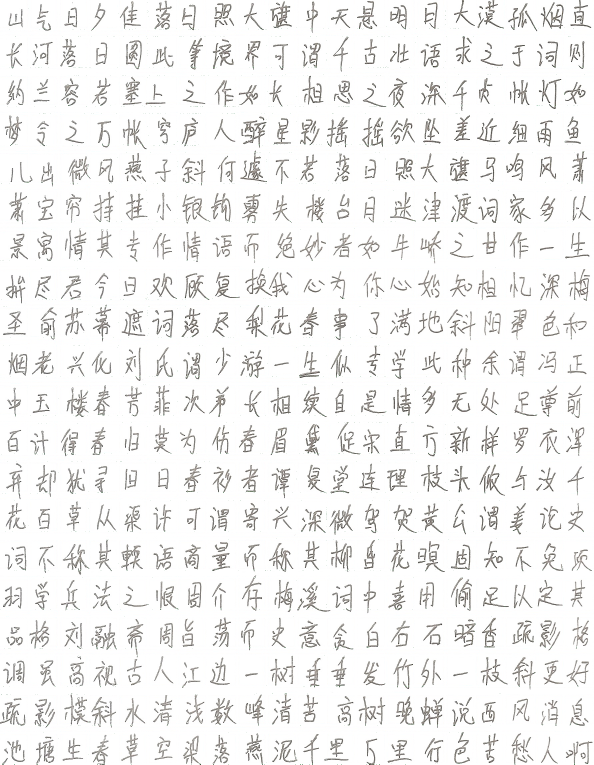
#> input picture fontExtraction/new/1.png, 1780 x 2293 px (shown at 1/3 size)
$ python image.py
#> lines starting #> are read from the running program, lines starting #| are printed output that depends on the picture; after the words box and inside, x2 and y2 are one past the last pixel; in counts of white or black regions, pixels touching at a corner belong together; pictures that were not available may be replaced by others from this repository, and a replacement may not be noted
import cv2
# ret, thresh = cv2.threshold(gray, 150, 255, cv2.THRESH_BINARY)
# cv2.imwrite("thresh" + str(n) + ".jpg", thresh)
# kernel = cv2.getStructuringElement(cv2.MORPH_RECT, (2, 2))

gray1 = cv2.imread("./new/1.png", 0)
#> gray1: shape (2293, 1780); min 0, max 255, mean 240.8
gray2 = cv2.imread("./new/2.png", 0)
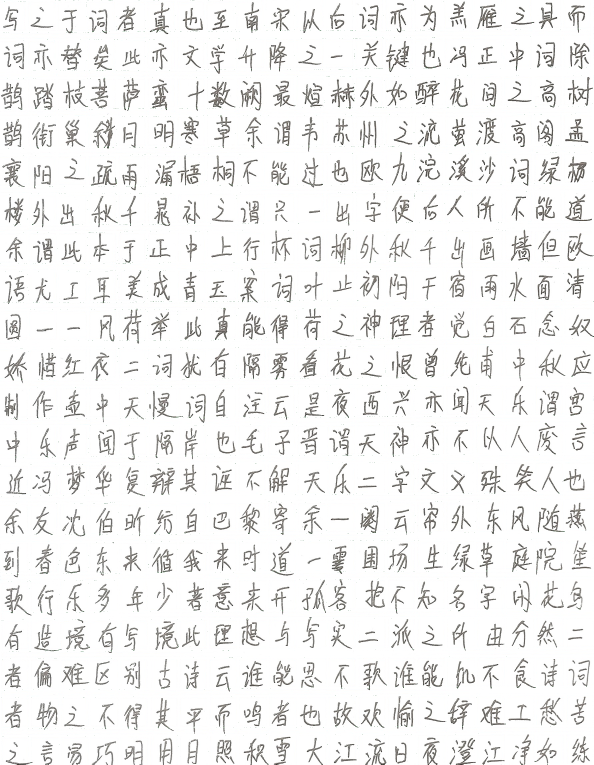
#> input picture fontExtraction/new/2.png, 1780 x 2293 px (shown at 1/3 size)
#> gray2: shape (2293, 1780); min 0, max 255, mean 238.7
gray3 = cv2.imread("./new/3.png", 0)
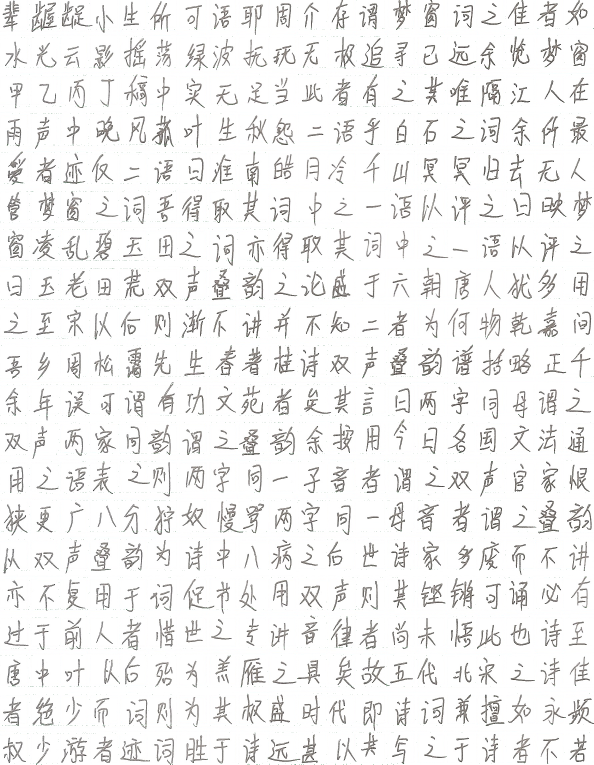
#> input picture fontExtraction/new/3.png, 1780 x 2293 px (shown at 1/3 size)
#> gray3: shape (2293, 1780); min 0, max 255, mean 239.6
gray4 = cv2.imread("./new/4.png", 0)
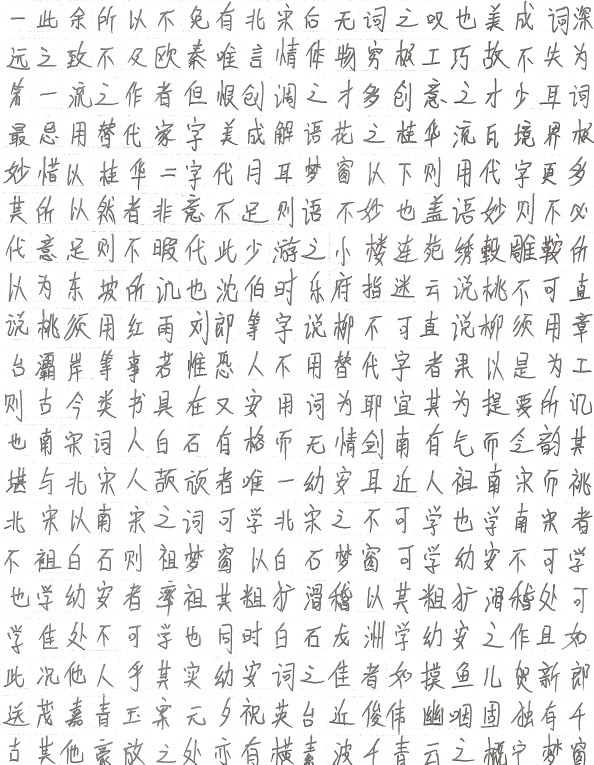
#> input picture fontExtraction/new/4.png, 1780 x 2293 px (shown at 1/3 size)
#> gray4: shape (2293, 1780); min 0, max 255, mean 237.2
gray5 = cv2.imread("./new/5.png", 0)
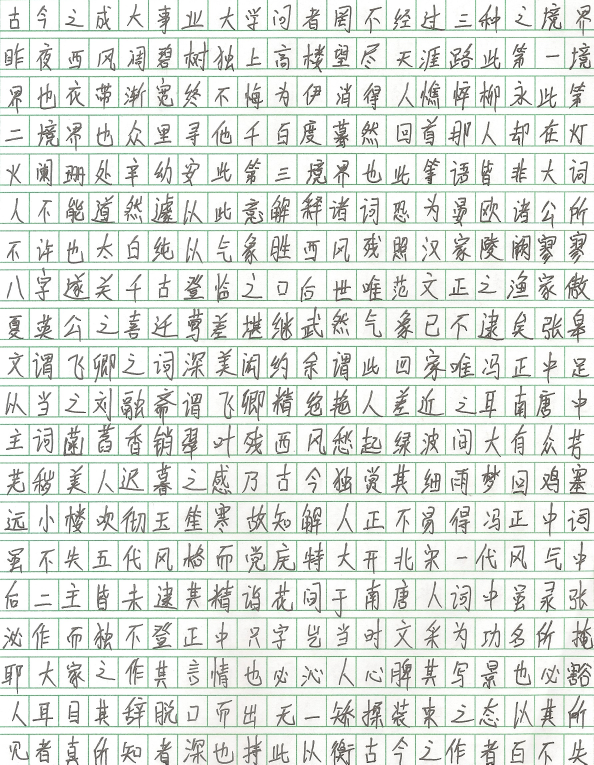
#> input picture fontExtraction/src/5.jpg, 1780 x 2293 px, given in place of 5.png, which was not available (shown at 1/3 size)
#> gray5: shape (2293, 1780); min 0, max 255, mean 226.7

c = 0
for i in range(0, 2293, 116):
    for j in range(0, 1780, 89):
        c += 1
        temp = cv2.blur(cv2.resize(gray1[i+2:i+87, j+2:j+87], (150, 150)), (5,5))
        ret, thresh = cv2.threshold(temp, 200, 255, cv2.THRESH_BINARY)
        cv2.imwrite("./result/" + str(c) + ".png", thresh)
#> this loop made 20 passes
#> pass 1, `cv2.imwrite("./result/" + str(c) + ".png", thresh)`:
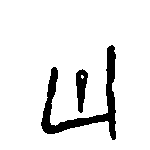
#> saved as 1.png: shape (150, 150); 91.3% white; 2 black regions, box (x1, y1, x2, y2) and area: (41, 45, 116, 140) 1628, (76, 69, 88, 113) 337
#> after the loop, c = 400

for i in range(0, 2293, 116):
    for j in range(0, 1780, 89):
        c += 1
        temp = cv2.blur(cv2.resize(gray2[i+2:i+87, j+2:j+87], (150, 150)), (5,5))
        ret, thresh = cv2.threshold(temp, 200, 255, cv2.THRESH_BINARY)
        cv2.imwrite("./result/" + str(c) + ".png", thresh)
#> after the loop, c = 800
#
for i in range(0, 2293, 116):
    for j in range(0, 1780, 89):
        c += 1
        temp = cv2.blur(cv2.resize(gray3[i+2:i+87, j+3:j+87], (150, 150)), (5,5))
        ret, thresh = cv2.threshold(temp, 200, 255, cv2.THRESH_BINARY)
        cv2.imwrite("./result/" + str(c) + ".png", thresh)
#> after the loop, c = 1200
#
for i in range(0, 2293, 116):
    for j in range(0, 1780, 89):
        c += 1
        temp = cv2.blur(cv2.resize(gray4[i+2:i+87, j+2:j+87], (150, 150)), (5,5))
        ret, thresh = cv2.threshold(temp, 200, 255, cv2.THRESH_BINARY)
        cv2.imwrite("./result/" + str(c) + ".png", thresh)
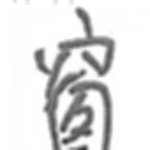
#> temp: shape (150, 150); min 47, max 255, mean 224.8
#> after the loop, c = 1600
#
for i in range(0, 2293, 116):
    for j in range(0, 1780, 89):
        c += 1
        temp = cv2.blur(cv2.resize(gray5[i+2:i+87, j+2:j+87], (150, 150)), (5,5))
        ret, thresh = cv2.threshold(temp, 200, 255, cv2.THRESH_BINARY)
        cv2.imwrite("./result/" + str(c) + ".png", thresh)
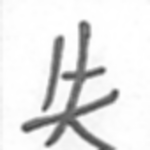
#> temp: shape (150, 150); min 67, max 255, mean 229.5
#> after the loop, c = 2000
